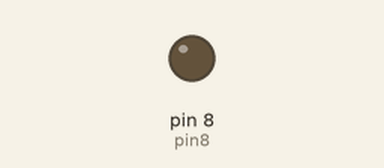
Simulated run of this sketch. Board: Arduino Uno, built with avr-gcc and run on an emulated ATmega328P. On the bench: output pins drawn as LEDs (lit = HIGH).

Above: at 1.0 s.
At 3.0 s:
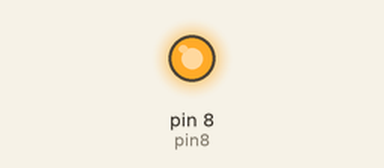
Timing chart, 0 to 5.2 s (numbered marks = the images above):
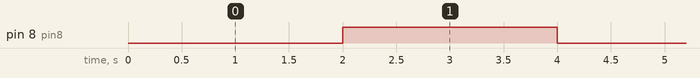

The sketch:

4_ANALOG_SIGNAL.ino
```cpp
int pin8 = 8;
int currentZ = 0;
int currentLow = 64;
int currentMid = 128;
int currentH = 256;
void setup() {
  // put your setup code here, to run once:
  pinMode(pin8, OUTPUT);
}

void loop() {
  // put your main code here, to run repeatedly:

  analogWrite(pin8, currentZ);
  delay(1000);
  analogWrite(pin8, currentLow);
  delay(1000);
  analogWrite(pin8, currentMid);
  delay(1000);
  analogWrite(pin8, currentH);
  delay(1000);

}
```

Measured:
- by itself, pin 8 (pin8): alternates HIGH for 2.0 s and LOW for 2.0 s
